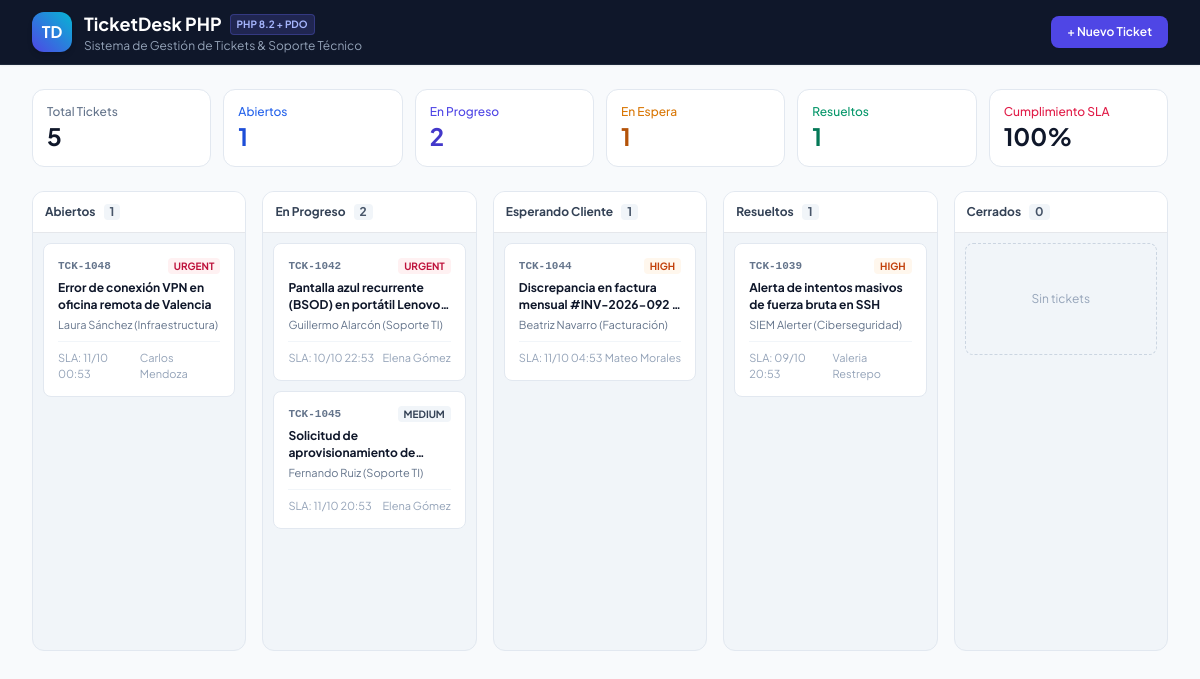
The page / on the database its author committed.
### tables this page shows
CREATE TABLE IF NOT EXISTS `tickets` (
    `id` VARCHAR(20) PRIMARY KEY,  
    `title` VARCHAR(255) NOT NULL,
    `description` TEXT NOT NULL,
    `status` ENUM('open', 'in_progress', 'waiting_client', 'resolved', 'closed') DEFAULT 'open',
    `priority` ENUM('low', 'medium', 'high', 'urgent') DEFAULT 'medium',
    `category` VARCHAR(50) NOT NULL DEFAULT 'software',
    `department` VARCHAR(60) NOT NULL DEFAULT 'Soporte TI',
    `requester_name` VARCHAR(100) NOT NULL,
    `requester_email` VARCHAR(120) NOT NULL,
    `requester_company` VARCHAR(120) DEFAULT NULL,
    `requester_phone` VARCHAR(40) DEFAULT NULL,
    `assignee_id` INT DEFAULT NULL,
    `sla_due_at` DATETIME NOT NULL,
    `first_response_due_at` DATETIME DEFAULT NULL,
    `time_spent_minutes` INT DEFAULT 0,
    `tags` VARCHAR(255) DEFAULT '',
    `created_at` TIMESTAMP DEFAULT CURRENT_TIMESTAMP,
    `updated_at` TIMESTAMP DEFAULT CURRENT_TIMESTAMP ON UPDATE CURRENT_TIMESTAMP,
    INDEX `idx_status` (`status`),
    INDEX `idx_priority` (`priority`),
    INDEX `idx_department` (`department`),
    INDEX `idx_sla` (`sla_due_at`),
    CONSTRAINT `fk_tickets_assignee` FOREIGN KEY (`assignee_id`) REFERENCES `agents` (`id`) ON DELETE SET NULL
);

CREATE TABLE IF NOT EXISTS `agents` (
    `id` INT AUTO_INCREMENT PRIMARY KEY,
    `name` VARCHAR(100) NOT NULL,
    `email` VARCHAR(120) NOT NULL UNIQUE,
    `avatar` VARCHAR(255) DEFAULT NULL,
    `role` VARCHAR(80) NOT NULL DEFAULT 'Técnico de Soporte',
    `department` VARCHAR(60) NOT NULL DEFAULT 'Soporte TI',
    `status` ENUM('available', 'busy', 'away') DEFAULT 'available',
    `created_at` TIMESTAMP DEFAULT CURRENT_TIMESTAMP
);

### config/database.php (called while the page is built)
<?php
class Database {
    private static ?PDO $instance = null;
    private static string $host = '127.0.0.1';
    private static string $port = '3306';
    private static string $dbName = 'ticketdesk_db';
    private static string $user = 'root';
    private static string $pass = '';
    public static function getConnection(): PDO {
        if (self::$instance === null) {
            $host = getenv('DB_HOST') ?: self::$host;
            $port = getenv('DB_PORT') ?: self::$port;
            $dbName = getenv('DB_NAME') ?: self::$dbName;
            $user = getenv('DB_USER') ?: self::$user;
            $pass = getenv('DB_PASS') !== false ? getenv('DB_PASS') : self::$pass;
            $dsn = "mysql:host={$host};port={$port};dbname={$dbName};charset=utf8mb4";
            try {
                self::$instance = new PDO($dsn, $user, $pass, [
                    PDO::ATTR_ERRMODE => PDO::ERRMODE_EXCEPTION,
                    PDO::ATTR_DEFAULT_FETCH_MODE => PDO::FETCH_ASSOC,
                    PDO::ATTR_EMULATE_PREPARES => false,
                ]);
            } catch (PDOException $e) {
                http_response_code(500);
                header('Content-Type: application/json; charset=utf-8');
                echo json_encode([
                    'success' => false,
                    'error' => 'Error de conexión a base de datos: ' . $e->getMessage()
                ], JSON_UNESCAPED_UNICODE);
                exit;
            }
        }
        return self::$instance;
    }
}

### models/Ticket.php (called while the page is built, shortened)
<?php
require_once __DIR__ . '/../config/database.php';
class Ticket {
    private PDO $db;
    public function __construct() {
        $this->db = Database::getConnection();
    }
    public function getAll(array $filters = []): array {
        $sql = "SELECT t.*, a.name as assignee_name, a.avatar as assignee_avatar, a.role as assignee_role
                FROM tickets t
                LEFT JOIN agents a ON t.assignee_id = a.id
                WHERE 1=1";
        $params = [];
        $sortBy = $filters['sortBy'] ?? 'newest';
        switch ($sortBy) {
            case 'newest':
            default:
                $sql .= " ORDER BY t.created_at DESC";
                break;
        }
        $stmt = $this->db->prepare($sql);
        $stmt->execute($params);
        return $stmt->fetchAll();
    }
    public function getStats(): array {
        $total = (int)$this->db->query("SELECT COUNT(*) FROM tickets")->fetchColumn();
        $open = (int)$this->db->query("SELECT COUNT(*) FROM tickets WHERE status = 'open'")->fetchColumn();
        $inProgress = (int)$this->db->query("SELECT COUNT(*) FROM tickets WHERE status = 'in_progress'")->fetchColumn();
        $waitingClient = (int)$this->db->query("SELECT COUNT(*) FROM tickets WHERE status = 'waiting_client'")->fetchColumn();
        $resolved = (int)$this->db->query("SELECT COUNT(*) FROM tickets WHERE status = 'resolved'")->fetchColumn();
        $closed = (int)$this->db->query("SELECT COUNT(*) FROM tickets WHERE status = 'closed'")->fetchColumn();
        $urgent = (int)$this->db->query("SELECT COUNT(*) FROM tickets WHERE priority = 'urgent' AND status NOT IN ('resolved', 'closed')")->fetchColumn();
        $slaBreached = (int)$this->db->query("SELECT COUNT(*) FROM tickets WHERE status NOT IN ('resolved', 'closed') AND sla_due_at < NOW()")->fetchColumn();
        $slaComplianceRate = $total > 0 ? round((($total - $slaBreached) / $total) * 100) : 100;
        return [
            'total' => $total,
            'open' => $open,
            'inProgress' => $inProgress,
            'waitingClient' => $waitingClient,
            'resolved' => $resolved,
            'closed' => $closed,
            'urgent' => $urgent,
            'slaBreached' => $slaBreached,
            'slaComplianceRate' => $slaComplianceRate,
            'mttrHours' => 3.8,
        ];
    }
}

### index.php (the view, shortened to what this page needs)
<?php
require_once __DIR__ . '/models/Ticket.php';
$ticketModel = new Ticket();
$filterStatus = $_GET['status'] ?? 'all';
$filterPriority = $_GET['priority'] ?? 'all';
$filterSearch = $_GET['search'] ?? '';
$tickets = $ticketModel->getAll([
    'status' => $filterStatus,
    'priority' => $filterPriority,
    'search' => $filterSearch,
]);
$stats = $ticketModel->getStats();
$kanbanColumns = [
    'open' => ['title' => 'Abiertos', 'color' => 'blue', 'tickets' => []],
    'in_progress' => ['title' => 'En Progreso', 'color' => 'indigo', 'tickets' => []],
    'waiting_client' => ['title' => 'Esperando Cliente', 'color' => 'amber', 'tickets' => []],
    'resolved' => ['title' => 'Resueltos', 'color' => 'emerald', 'tickets' => []],
    'closed' => ['title' => 'Cerrados', 'color' => 'slate', 'tickets' => []],
];
foreach ($tickets as $t) {
    if (isset($kanbanColumns[$t['status']])) {
        $kanbanColumns[$t['status']]['tickets'][] = $t;
    }
}
?>
<!DOCTYPE html>
<html lang="es" class="h-full bg-slate-50">
<head>
    <script src="https://cdn.tailwindcss.com"></script>
</head>
<body class="min-h-full flex flex-col text-slate-800">
    <header class="bg-slate-900 text-white sticky top-0 z-30 border-b border-slate-800 shadow-sm">
        <div class="max-w-7xl mx-auto px-4 sm:px-6 lg:px-8">
            <div class="flex items-center justify-between h-16">
                <div class="flex items-center gap-3">
                    <div class="w-10 h-10 rounded-xl bg-gradient-to-tr from-indigo-600 to-cyan-500 flex items-center justify-center font-bold text-white shadow-md">
                        TD
                    </div>
                    <div>
                        <div class="flex items-center gap-2">
                            <span class="font-bold text-lg text-white">TicketDesk PHP</span>
                            <span class="text-[10px] uppercase font-bold px-1.5 py-0.5 rounded bg-indigo-500/20 text-indigo-300 border border-indigo-500/30">PHP 8.2 + PDO</span>
                        </div>
                        <p class="text-xs text-slate-400">Sistema de Gestión de Tickets & Soporte Técnico</p>
                    </div>
                </div>
                <div class="flex items-center gap-3">
                    <button onclick="document.getElementById('modal-new-ticket').classList.remove('hidden')" class="px-4 py-2 bg-indigo-600 hover:bg-indigo-500 text-white text-xs font-semibold rounded-lg shadow-sm transition-all flex items-center gap-1.5 cursor-pointer">
                        <span>+ Nuevo Ticket</span>
                    </button>
                </div>
            </div>
        </div>
    </header>
    <main class="flex-1 max-w-7xl w-full mx-auto px-4 sm:px-6 lg:px-8 py-6 space-y-6">
        <div class="grid grid-cols-2 sm:grid-cols-3 lg:grid-cols-6 gap-3">
            <div class="bg-white p-3.5 rounded-xl border border-slate-200 shadow-xs">
                <span class="text-xs text-slate-500 font-medium block">Total Tickets</span>
                <span class="text-2xl font-bold text-slate-900"><?= $stats['total'] ?></span>
            </div>
            <div class="bg-white p-3.5 rounded-xl border border-slate-200 shadow-xs">
                <span class="text-xs text-blue-600 font-medium block">Abiertos</span>
                <span class="text-2xl font-bold text-blue-700"><?= $stats['open'] ?></span>
            </div>
            <div class="bg-white p-3.5 rounded-xl border border-slate-200 shadow-xs">
                <span class="text-xs text-indigo-600 font-medium block">En Progreso</span>
                <span class="text-2xl font-bold text-indigo-700"><?= $stats['inProgress'] ?></span>
            </div>
            <div class="bg-white p-3.5 rounded-xl border border-slate-200 shadow-xs">
                <span class="text-xs text-amber-600 font-medium block">En Espera</span>
                <span class="text-2xl font-bold text-amber-700"><?= $stats['waitingClient'] ?></span>
            </div>
            <div class="bg-white p-3.5 rounded-xl border border-slate-200 shadow-xs">
                <span class="text-xs text-emerald-600 font-medium block">Resueltos</span>
                <span class="text-2xl font-bold text-emerald-700"><?= $stats['resolved'] + $stats['closed'] ?></span>
            </div>
            <div class="bg-white p-3.5 rounded-xl border border-slate-200 shadow-xs">
                <span class="text-xs text-rose-600 font-medium block">Cumplimiento SLA</span>
                <span class="text-2xl font-bold text-slate-900"><?= $stats['slaComplianceRate'] ?>%</span>
            </div>
        </div>
        <div class="grid grid-cols-1 md:grid-cols-2 lg:grid-cols-5 gap-4 items-start pb-8">
            <?php foreach ($kanbanColumns as $colKey => $col): ?>
                <div class="bg-slate-100 rounded-xl border border-slate-200 shadow-2xs min-h-[460px] overflow-hidden flex flex-col">
                    <div class="p-3 border-b bg-white flex items-center justify-between text-xs font-bold text-slate-700">
                        <div class="flex items-center gap-2">
                            <span><?= $col['title'] ?></span>
                            <span class="px-1.5 py-0.2 bg-slate-100 rounded text-slate-600"><?= count($col['tickets']) ?></span>
                        </div>
                    </div>
                    <div class="p-2.5 space-y-2.5 flex-1 overflow-y-auto">
                        <?php if (empty($col['tickets'])): ?>
                            <div class="h-28 flex items-center justify-center text-slate-400 text-xs border border-dashed border-slate-300 rounded-lg">
                                Sin tickets
                            </div>
                        <?php else: ?>
                            <?php foreach ($col['tickets'] as $ticket): ?>
                                <div class="bg-white p-3.5 rounded-lg border border-slate-200 shadow-2xs hover:border-indigo-400 transition-all text-xs">
                                    <div class="flex items-center justify-between mb-1.5">
                                        <span class="font-mono font-bold text-slate-500 text-[11px]"><?= htmlspecialchars($ticket['id']) ?></span>
                                        <span class="px-1.5 py-0.2 rounded text-[10px] font-bold uppercase
                                            <?= $ticket['priority'] === 'urgent' ? 'bg-rose-50 text-rose-700' : ($ticket['priority'] === 'high' ? 'bg-orange-50 text-orange-700' : 'bg-slate-100 text-slate-700') ?>">
                                            <?= htmlspecialchars($ticket['priority']) ?>
                                        </span>
                                    </div>
                                    <h4 class="font-bold text-slate-900 mb-1 leading-snug line-clamp-2">
                                        <?= htmlspecialchars($ticket['title']) ?>
                                    </h4>
                                    <p class="text-[11px] text-slate-500 mb-2 truncate">
                                        <?= htmlspecialchars($ticket['requester_name']) ?> (<?= htmlspecialchars($ticket['department']) ?>)
                                    </p>
                                    <div class="pt-2 border-t border-slate-100 flex items-center justify-between text-[11px] text-slate-400">
                                        <span>SLA: <?= date('d/m H:i', strtotime($ticket['sla_due_at'])) ?></span>
                                        <span><?= !empty($ticket['assignee_name']) ? htmlspecialchars($ticket['assignee_name']) : 'Sin asignar' ?></span>
                                    </div>
                                </div>
                            <?php endforeach; ?>
                        <?php endif; ?>
                    </div>
                </div>
            <?php endforeach; ?>
        </div>
    </main>
</body>
</html>

### index.php (style rules this page uses)
body { font-family: 'Plus Jakarta Sans', sans-serif; }
.font-mono { font-family: 'JetBrains Mono', monospace; }

### rows shown on the page
tickets: id "TCK-1048", priority "URGENT", title "Error de conexión VPN en oficina remota de Valencia", requester_name "Laura Sánchez", department "Infraestructura", sla_due_at "11/10 00:53", assignee.name "Carlos Mendoza"
tickets: id "TCK-1042", priority "URGENT", title "Pantalla azul recurrente (BSOD) en portátil…", requester_name "Guillermo Alarcón", department "Soporte TI", sla_due_at "10/10 22:53", assignee.name "Elena Gómez"
tickets: id "TCK-1045", priority "MEDIUM", title "Solicitud de aprovisionamiento…", requester_name "Fernando Ruiz", department "Soporte TI", sla_due_at "11/10 20:53", assignee.name "Elena Gómez"
tickets: id "TCK-1044", priority "HIGH", title "Discrepancia en factura mensual #INV-2026-092…", requester_name "Beatriz Navarro", department "Facturación", sla_due_at "11/10 04:53", assignee.name "Mateo Morales"
tickets: id "TCK-1039", priority "HIGH", title "Alerta de intentos masivos de fuerza bruta en SSH", requester_name "SIEM Alerter", department "Ciberseguridad", sla_due_at "09/10 20:53", assignee.name "Valeria Restrepo"

### other values the page prints
$stats['total'] "5"
$stats['open'] "1"
$stats['inProgress'] "2"
$stats['waitingClient'] "1"
$stats['resolved'] + $stats['closed'] "1"
$stats['slaComplianceRate'] "100"
$col['title'] "Abiertos"
count($col['tickets']) "1"
$col['title'] "En Progreso"
count($col['tickets']) "2"
$col['title'] "Esperando Cliente"
$col['title'] "Resueltos"
$col['title'] "Cerrados"
count($col['tickets']) "0"
